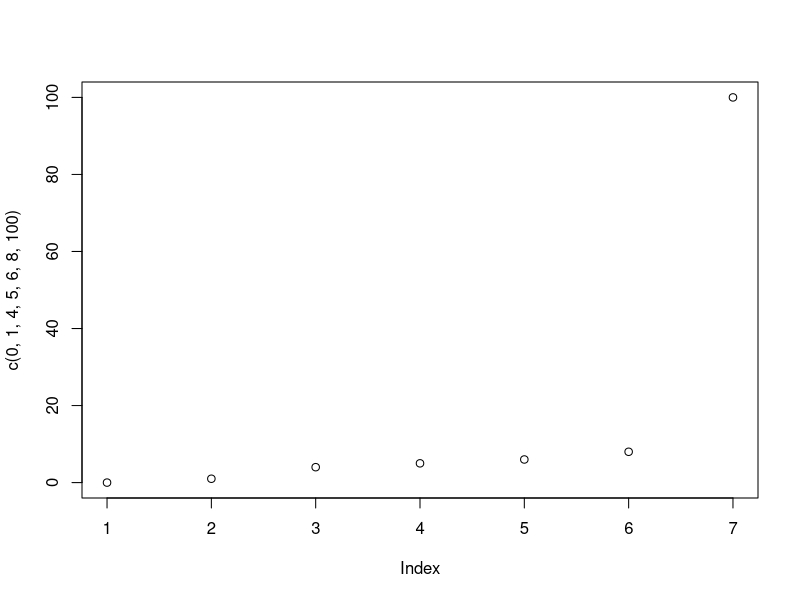

R code for this plot: (Note: this script raises an error after producing the figure.)
#Data Structures

#ctrl+Enter when you are in the line to ecxecute

#Vectors------
x=1:10
x
x1 <- 1:20
x1
(x1=1:30)
(x2=c(1,2,13,4,5))
class(x2)

(x3=letters[1:10])
class(x3)

LETTERS[1:26]
?letters

(x3b = c('a', "Dhiraj", "4"))
class(x3b)

(x4=c(T,FALSE,TRUE,T,F))
class(x4)
x4[0]
x4[1]
x4[100]
letters[26]
letters[27]
letters[0]
letters[-1]

c(0, '1')
c(1, 2.5)
c(0,F,FALSE)
c(5,T)

plot(c(0,1,4,5,6,8,100))
class(x1)

x2a = c(2L, 4L, 7L)
class(x2a)
x2b = c(2,4,7)
class(x2b)
x2c = as.integer(x2b)
class(x2c)
x2c

letters[seq(1,26,2)]

(x5b = c(1,'a',T,4L))
class(x5b)

x6 = seq(0,100,by=3)
x6
ls()
length(x6)
x6[20]
x6[3]
x6[c(2,4)]
x6[-1]
x6[seq(1,length(x6),2)]
x6[-c(1:10, 15:20)]
x6
x6[c(2,-4)] # Cannot mix +ve and -ve integers
#Error in x6[c(2, -4)] : only 0's may be mixed with negative subscripts
x6[c(0,-4)]

x6[c(2.4,3.54)] #Real numbers are truncated to integers
x6[-c(1,5,20)]
x6[-(length(x6)-1)]
x6
x2
(x7 = c(x6,x2))

#Sort. order
sort(x7)  #Not a permanent change
x7

set.seed(123) #To get the same pattern of x6, execute this line with any parameter. Need to execute this line every time you create x6. Pattern changes with changing parameter.
(x6 = sample(1:20))
sort(x6)
sort(x6[-c(1,2)])
sort(x6, decreasing = T)
sort(x6, decreasing = as.logical(1))
rev(x6) #Again temporary change
x6

seq(-3, 10, .2)
(x=-3:2)
x[2] <- 10; x

x=1:10
x<5
x[x<4 | x>6]
x[x<4 | x>6] = 100;x #Modify those elements
x
x[x==100]
length(x[x==100]) #No. of elements which are 100

#delete vector
(x = seq(1,5, length.out=15))
x=NULL
x
c(x,5)



#Matrix--------------------
100:111
(m1 = matrix(100:111, nrow=4))
(m2 = matrix(100:111, ncol=3, byrow=T))
(m3 = matrix(100:111, ncol=3))
m1==m3
attributes(m1)
dim(m1)

#Access elements of matrix
m1
m1[1,2:3]
m1[1,]
m1[,1]
m1[c(1,3)]
m1[c(1,3),]
m1[,-c(1,3)]

paste("C", "D", sep="-")
paste("C", 1:3, sep='')
(colnames(m1) = paste('C', 1:3, sep=''))
m1
colSums(m1)
rowSums(m1)
(rownames(m1) = paste('R', 1:4, sep=''))
m1
rowSums(m1)
colMeans(m1)
t(m1) #Temporary transpose
attributes(m1)

?sweep
sweep(m1, MARGIN = 1, STATS = c(2,3,4,5), FUN = '+') #rowise
m1
sweep(m1, MARGIN = 2, STATS = c(2,3,4), FUN = "*") #colwise

1:10 + 2

#Add Margins
m1
?addmargins
addmargins(m1, margin = 1, sum) #colwise function
colSums(m1)
rbind(m1, colSums(m1))
addmargins(m1,1,sd) #colwise fn
addmargins(m1,2,mean) #rowwise fn
addmargins(m1,c(1,2),mean) #row and col wise fn
addmargins(m1,c(1,2), list(list(mean,sum,max), list(var,sd)))
